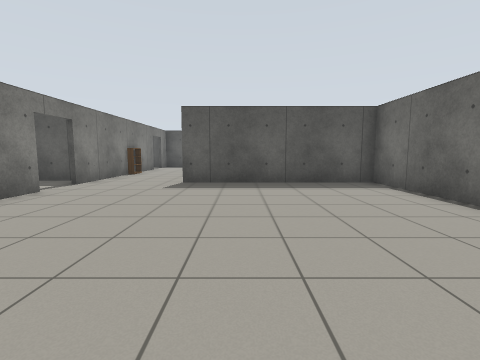
view 1 (above)

18 first-person views from a walk through a robot-simulator world made for Gazebo. The camera is 1 m above the floor, tilts 6° down and sees 85° across. The floor is counted in squares, 1 m on a side. Each view is taken from the middle of a square. On the plan, view 1 faces up. The plan holds only what a view shows up to about 11 squares ahead; the rest is blank. Simple patterns stand in for the simulator's built-in surfaces.

view 2
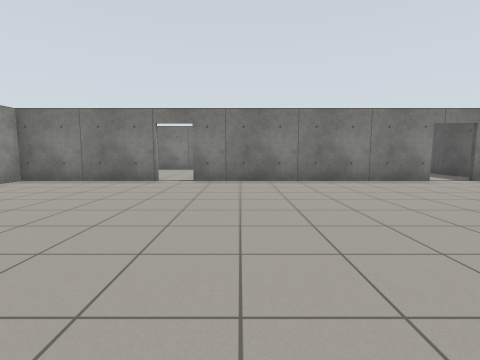

view 3
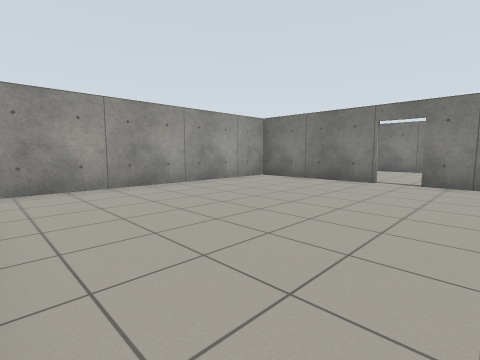

view 4
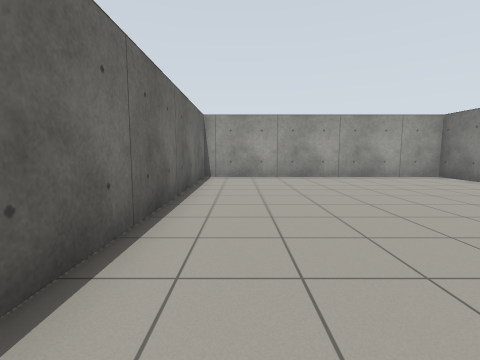

view 5
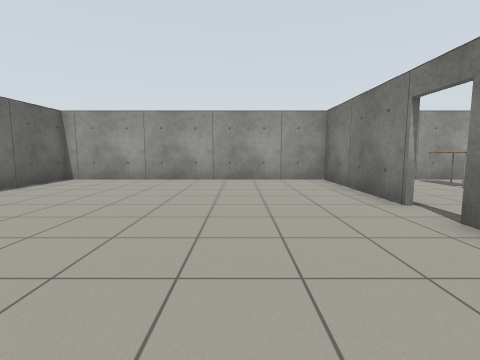

view 6
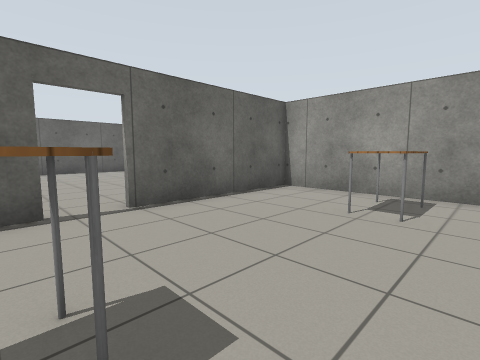

view 7
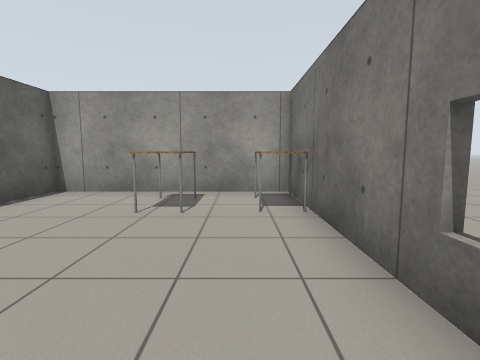

view 8
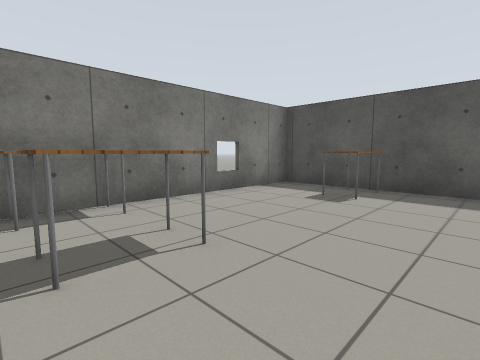

view 9
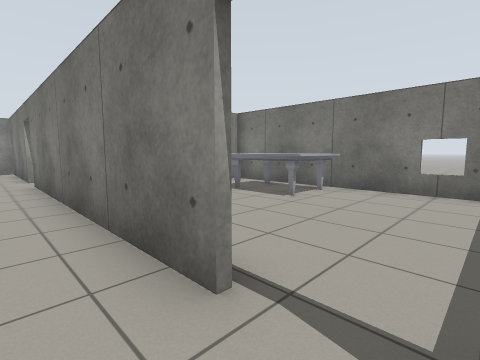

view 10
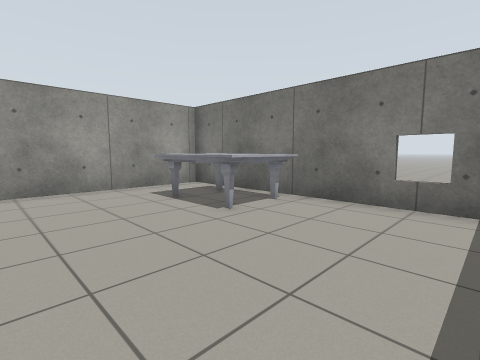

view 11
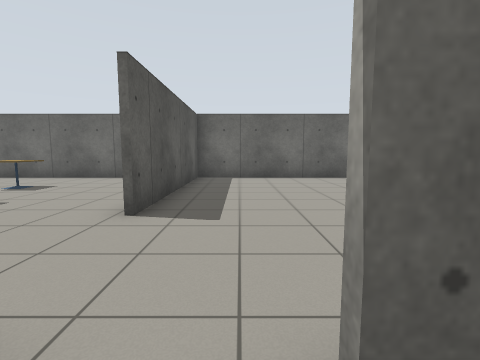

view 12
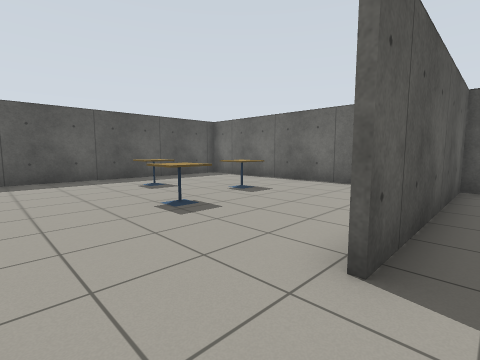

view 13
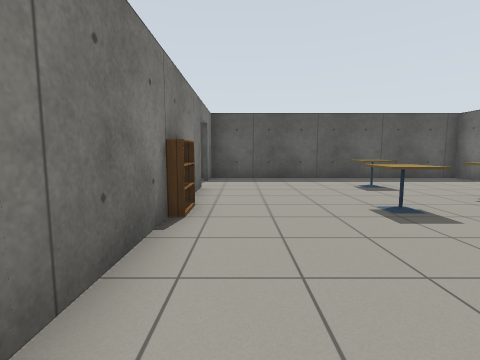

view 14
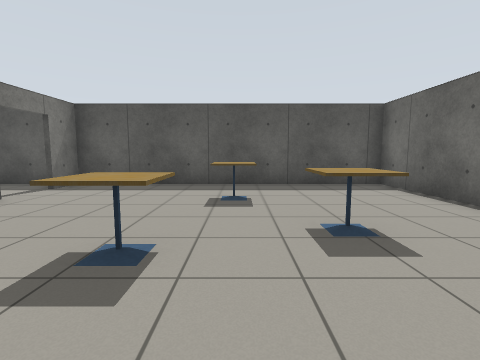

view 15
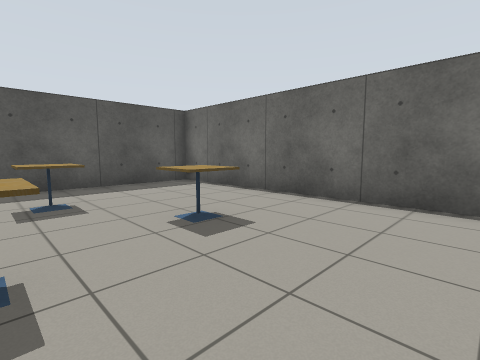

view 16
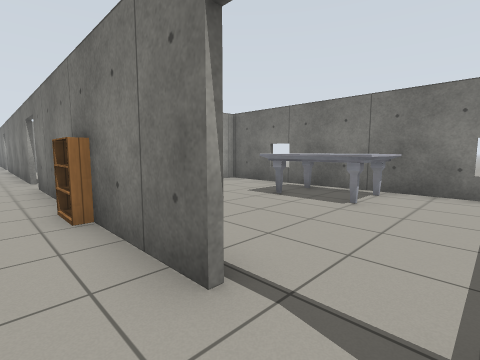

view 17
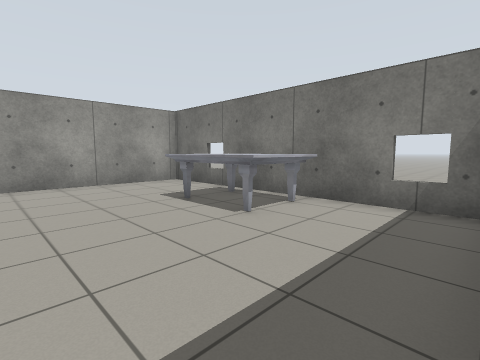

view 18
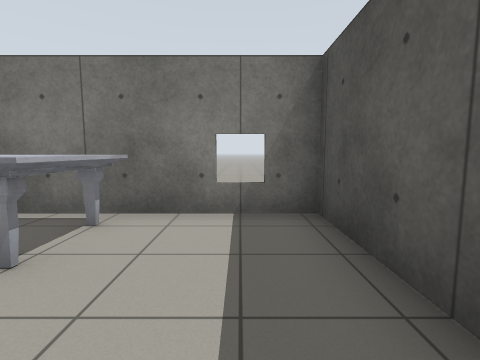

### Floor plan
Ten units are one square. View 1 is at (0, 0); x grows to the right and y downward. Boxes are objects, and circles mark ways between rooms. Rooms are numbered by the first view taken in them; rooms with no view inside come last. Other rooms are left out.
<svg viewBox="-120 -188 170 271">
<path fill="none" stroke="#000" d="M-51 29 -51 78M-51 -67 -51 18M-50 77 45 77 45 -87 -20 -87M-51 -106 -51 -81M-53 18 -53 11M-53 78 -53 29M-94 -5 -112 -5M-62 -5 -75 -5M-112 0 -112 77 -50 77M-53 -62 -53 -68M-112 -79 -112 0M-75 -6 -51 -6M-59 -92 -71 -92M-114 -6 -94 -6M-51 -156 -51 -126M-51 -116 -51 -106M45 -101 45 -183 -51 -183 -51 -171M-51 -126 -51 -116M-54 -183 -112 -183 -112 -94 -62 -94"/>
<rect x="-115" y="55" width="10" height="10" fill="#bbb"><title>table</title></rect>
<rect x="-95" y="45" width="20" height="20" fill="#bbb"><title>table</title></rect>
<rect x="-95" y="-5" width="20" height="20" fill="#bbb"><title>table</title></rect>
<rect x="-105" y="-55" width="20" height="30" fill="#bbb"><title>marble table</title></rect>
<rect x="-15" y="-135" width="10" height="20" fill="#bbb"><title>cafe table</title></rect>
<rect x="-5" y="-165" width="10" height="20" fill="#bbb"><title>cafe table</title></rect>
<rect x="5" y="-145" width="20" height="20" fill="#bbb"><title>cafe table</title></rect>
<rect x="-105" y="-155" width="20" height="30" fill="#bbb"><title>marble table</title></rect>
<rect x="-55" y="-125" width="10" height="10" fill="#bbb"><title>bookshelf</title></rect>
<circle cx="-50" cy="25" r="3" fill="#2a7"/>
<circle cx="-50" cy="-75" r="3" fill="#2a7"/>
<circle cx="-30" cy="-97" r="3" fill="#2a7"/>
<circle cx="-50" cy="-165" r="3" fill="#2a7"/>
<text x="0" y="-10">1</text>
<text x="-80" y="40">2</text>
<text x="-80" y="-50">3</text>
<text x="0" y="-140">4</text>
<text x="-80" y="-140">5</text>
</svg>
Room 1 opens to room 2. Room 1 opens to room 3. Room 1 opens to room 4. Room 4 opens to room 5.

Where each view was taken, in squares from view 1:
view 1: 0 up, 0 right, facing up
view 2: 0 up, 4 right, facing left
view 3: 0 up, 4 right, facing down-left
view 4: 3 up, 3 right, facing down
view 5: 2 up, 2 left, facing down
view 6: 1 down, 10 left, facing down-right
view 7: 1 down, 10 left, facing down
view 8: 7 down, 6 left, facing up-left
view 9: 8 up, 4 left, facing down-left
view 10: 8 up, 6 left, facing down-left
view 11: 7 up, 6 left, facing right
view 12: 8 up, 4 left, facing up-right
view 13: 8 up, 4 left, facing up
view 14: 10 up, 0 right, facing up
view 15: 10 up, 1 left, facing up-right
view 16: 17 up, 4 left, facing down-left
view 17: 18 up, 6 left, facing down-left
view 18: 17 up, 7 left, facing left
